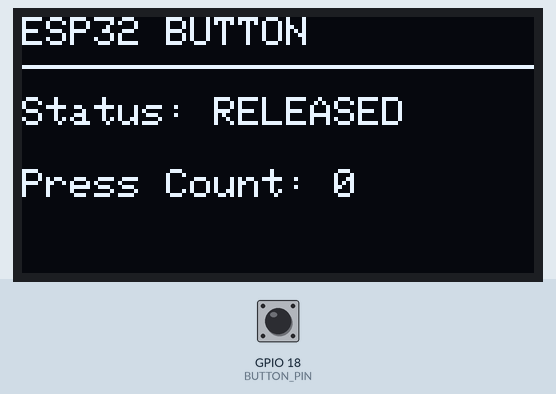
This program was run on a simulated ESP32. On the bench: 128×64 one-colour display. The inputs (shaded band) are chosen by the test bench; at power-on: GPIO 18 (BUTTON_PIN) HIGH. What the program prints to the serial monitor is not drawn.

Above: at 1.2 s.
1.3 s: GPIO 18 (BUTTON_PIN) pulled LOW for 0.15 s
At 2.7 s:
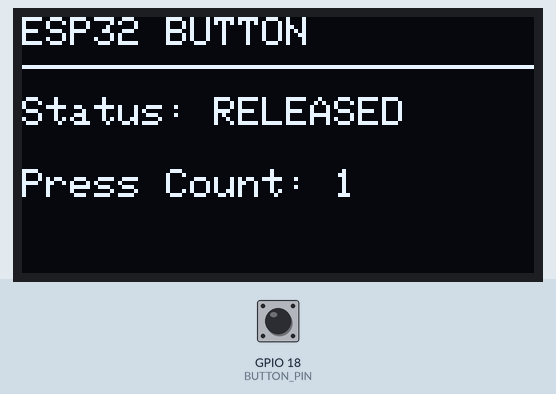
3.0 s: GPIO 18 (BUTTON_PIN) pulled LOW for 1 s
At 3.5 s:
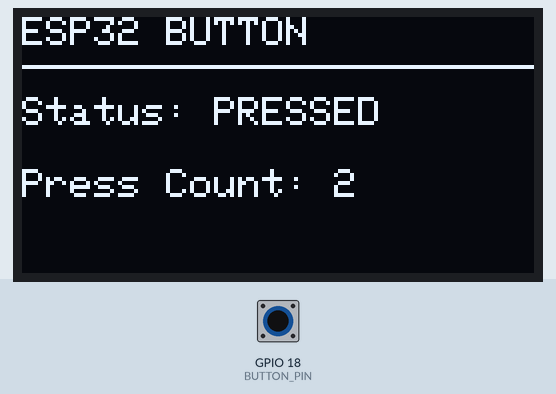
5.5 s: GPIO 18 (BUTTON_PIN) pulled LOW for 0.15 s
At 6.1 s:
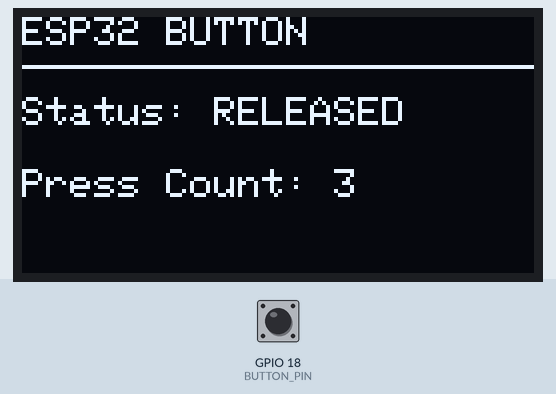
7.2 s: GPIO 18 (BUTTON_PIN) pulled LOW for 1 s
At 8.6 s:
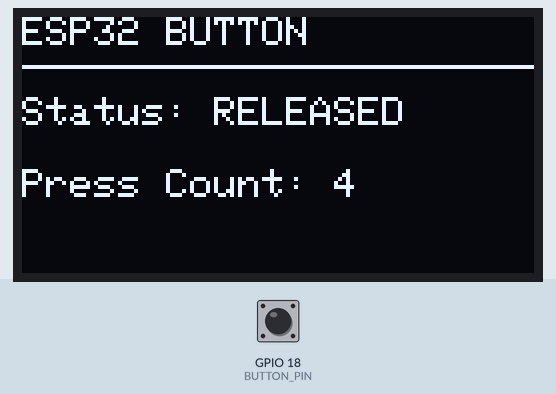
Timing chart, 0 to 10.2 s (numbered marks = the images above; inputs shaded):
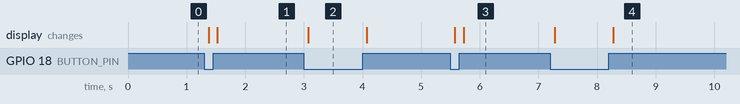

Measured:
- after the input at 1.3 s, the display: first changes after 0.08 s (image 1 shows a later state)
- after the input at 3.0 s, the display: changes after 0.08 s (image 2)
- after the input at 5.5 s, the display: first changes after 0.08 s (image 3 shows a later state)
- after the input at 7.2 s, the display: first changes after 0.08 s (image 4 shows a later state)

The program:

main.cpp
```cpp
#include <Arduino.h>
#include <Wire.h>
#include <Adafruit_GFX.h>
#include <Adafruit_SSD1306.h>

// OLED settings
#define SCREEN_WIDTH 128
#define SCREEN_HEIGHT 64
#define OLED_RESET -1
#define OLED_ADDRESS 0x3C

// ESP32 pins
const int BUTTON_PIN = 18;
const int SDA_PIN = 21;
const int SCL_PIN = 22;

// Debounce settings
const unsigned long DEBOUNCE_MS = 50;

Adafruit_SSD1306 display(
    SCREEN_WIDTH, SCREEN_HEIGHT, &Wire, OLED_RESET
);

int pressCount = 0;

int lastRawReading = HIGH;
int stableButtonState = HIGH;

unsigned long lastChangeTime = 0;

void updateDisplay() {
    display.clearDisplay();
    display.setTextColor(SSD1306_WHITE);

    display.setTextSize(1);
    display.setCursor(0, 0);
    display.println("ESP32 BUTTON");

    display.drawLine(0, 12, 127, 12, SSD1306_WHITE);

    display.setCursor(0, 20);
    display.print("Status: ");

    if (stableButtonState == LOW) {
        display.println("PRESSED");
    } else {
        display.println("RELEASED");
    }

    display.setCursor(0, 38);
    display.print("Press Count: ");
    display.println(pressCount);

    display.display();
}

void setup() {
    Serial.begin(115200);

    pinMode(BUTTON_PIN, INPUT_PULLUP);

    Wire.begin(SDA_PIN, SCL_PIN);

    if (!display.begin(
            SSD1306_SWITCHCAPVCC, OLED_ADDRESS)) {
        Serial.println("OLED initialization failed!");
        while (true) {
            // Stop if the OLED cannot initialize.
        }
    }

    display.clearDisplay();
    updateDisplay();

    Serial.println("ESP32 OLED Button Counter Ready");
    Serial.println("Press the button to increase count.");
}

void loop() {
    unsigned long currentTime = millis();

    // Read the button. LOW means pressed.
    int rawReading = digitalRead(BUTTON_PIN);

    // Detect a possible change in the raw input.
    if (rawReading != lastRawReading) {
        lastChangeTime = currentTime;
        lastRawReading = rawReading;
    }

    // Accept the change only after it stays stable.
    if (currentTime - lastChangeTime >= DEBOUNCE_MS) {
        if (rawReading != stableButtonState) {
            stableButtonState = rawReading;

            // Count only the transition to PRESSED.
            if (stableButtonState == LOW) {
                pressCount++;

                Serial.print("Accepted press count: ");
                Serial.println(pressCount);
            }

            updateDisplay();
        }
    }
}
```
